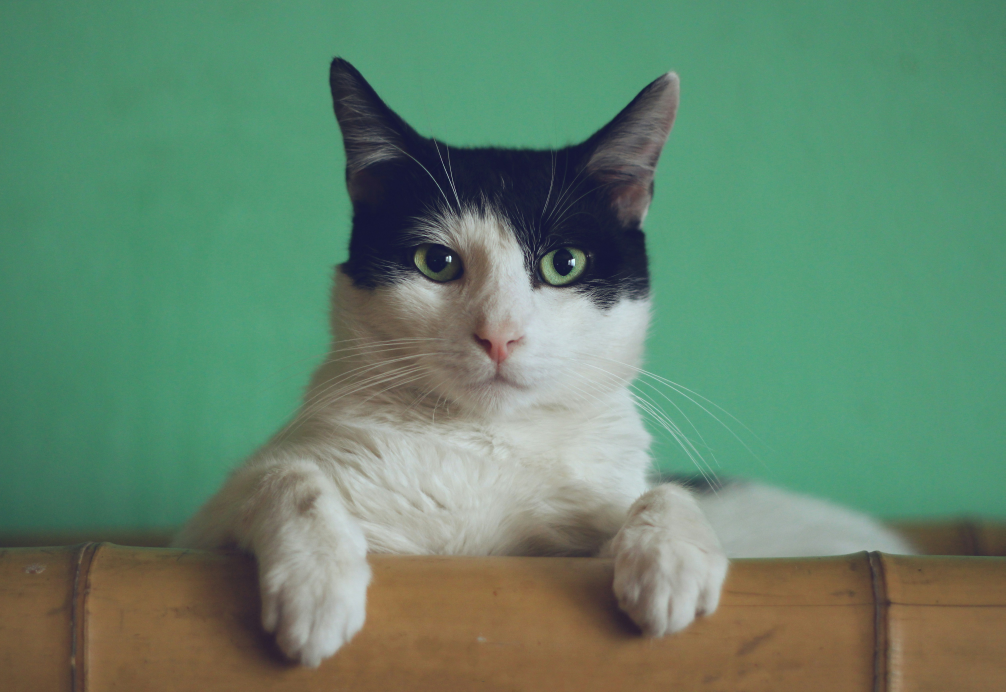
#> input picture Artifical_Intelligence/img.jpg, 5026 x 3458 px, given in place of the camera (shown at 1/5 size)
$ jupyter execute --allow-errors Lab07.ipynb   (older library calls are emulated)   (text cells are left out)
#> lines starting #> are read from the running program, lines starting #| are printed output that depends on the picture; after the words box and inside, x2 and y2 are one past the last pixel; in counts of white or black regions, pixels touching at a corner belong together
[cell 1]
import os
import sys
import time
import cv2
import numpy as np
import matplotlib.pyplot as plt
import pyautogui
import mediapipe as mp
import tensorflow as tf

print("=== Environment Verification ===")
print(f"Python Version:     {sys.version.split()[0]}")
print(f"OpenCV Version:     {cv2.__version__}")
print(f"MediaPipe Version:  {mp.__version__}")
print(f"PyAutoGUI Version:  {pyautogui.__version__}")
print(f"TensorFlow Version: {tf.__version__}")
print("All required libraries are loaded and ready!")

[cell 2]
# Create a blank black canvas (500x700 pixels, 3 color channels, uint8)
canvas = np.zeros((500, 700, 3), dtype=np.uint8)

# 1. Draw a diagonal Blue Line: cv2.line(img, pt1, pt2, color_bgr, thickness)
cv2.line(canvas, (50, 50), (350, 50), (255, 0, 0), thickness=4)

# 2. Draw a Green Rectangle: cv2.rectangle(img, pt1, pt2, color_bgr, thickness)
cv2.rectangle(canvas, (50, 90), (300, 220), (0, 255, 0), thickness=3)

# 3. Draw Circles: Red outline & Yellow filled (thickness=-1)
cv2.circle(canvas, (450, 150), 60, (0, 0, 255), thickness=3)           # Red outline
cv2.circle(canvas, (580, 150), 40, (0, 255, 255), thickness=-1)        # Yellow filled

# 4. Draw an Ellipse: cv2.ellipse(img, center, axes, angle, startAngle, endAngle, color, thickness)
cv2.ellipse(canvas, (180, 340), (100, 50), 30, 0, 360, (255, 0, 255), 2)

# 5. Add Text: cv2.putText(img, text, org, fontFace, fontScale, color, thickness)
cv2.putText(canvas, "OpenCV Drawing Basics", (50, 450),
            cv2.FONT_HERSHEY_SIMPLEX, 1.0, (255, 255, 255), 2, cv2.LINE_AA)
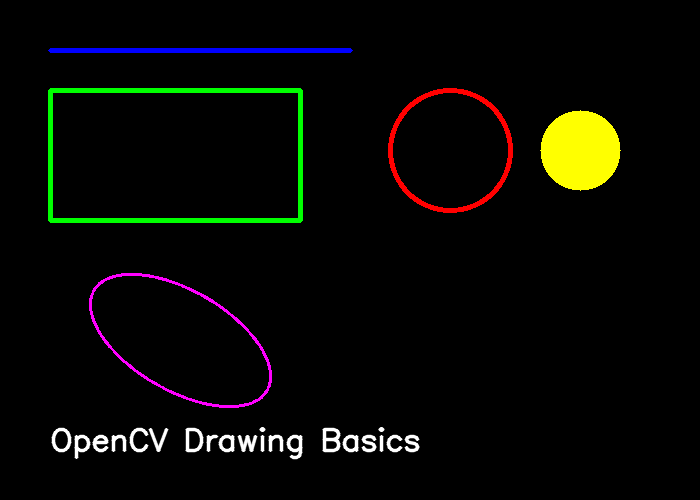
#> canvas: shape (500, 700, 3); mean of channels 0, 1, 2 4.4, 8.6, 8.3; drawn as B, G, R

# Display canvas using matplotlib (convert BGR to RGB)
plt.figure(figsize=(9, 6))
plt.imshow(cv2.cvtColor(canvas, cv2.COLOR_BGR2RGB))
plt.title("Practice 1: OpenCV Shape & Text Drawing")
plt.axis("off")
plt.show()

[cell 3]
# Generate a colorful test synthetic image with colored bands
color_sample = np.zeros((300, 600, 3), dtype=np.uint8)
color_sample[:, 0:200] = [255, 0, 0]    # Blue in BGR
color_sample[:, 200:400] = [0, 255, 0]  # Green in BGR
color_sample[:, 400:600] = [0, 0, 255]  # Red in BGR

# 1. Convert BGR to RGB
img_rgb = cv2.cvtColor(color_sample, cv2.COLOR_BGR2RGB)
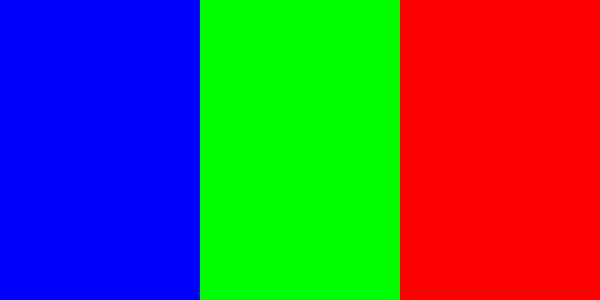
#> img_rgb: shape (300, 600, 3); mean R, G, B 85, 85, 85

# 2. Convert BGR to Grayscale
img_gray = cv2.cvtColor(color_sample, cv2.COLOR_BGR2GRAY)

# 3. Convert BGR to HSV (Hue, Saturation, Value)
img_hsv = cv2.cvtColor(color_sample, cv2.COLOR_BGR2HSV)
#> img_hsv: shape (300, 600, 3); mean H, S, V 60, 255, 255

# Display side-by-side
fig, axes = plt.subplots(1, 3, figsize=(14, 4))
axes[0].imshow(img_rgb)
axes[0].set_title("BGR converted to RGB")
axes[0].axis("off")

axes[1].imshow(img_gray, cmap='gray')
axes[1].set_title("Grayscale (Single Channel)")
axes[1].axis("off")

axes[2].imshow(img_hsv)
axes[2].set_title("HSV Color Space")
axes[2].axis("off")

plt.tight_layout()
plt.show()

[cell 4]
# Create a test pattern image with geometric contours
test_img = np.zeros((300, 500), dtype=np.uint8)
cv2.rectangle(test_img, (50, 50), (200, 250), 255, -1)
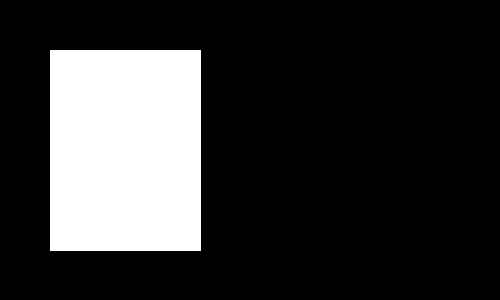
#> test_img: shape (300, 500); 20.2% white; 1 white region, box (x1, y1, x2, y2) and area: (50, 50, 201, 251) 30351
cv2.circle(test_img, (350, 150), 80, 200, -1)
cv2.putText(test_img, "EDGES", (180, 160), cv2.FONT_HERSHEY_SIMPLEX, 1.2, 50, 3)

# Apply Gaussian Blur first to smooth high-frequency noise
blurred = cv2.GaussianBlur(test_img, (5, 5), 1.4)

# Apply Canny Edge Detector: cv2.Canny(image, threshold1, threshold2)
edges_canny = cv2.Canny(blurred, threshold1=50, threshold2=150)

# Sobel gradients for comparison
sobel_x = cv2.Sobel(blurred, cv2.CV_64F, 1, 0, ksize=3)
sobel_y = cv2.Sobel(blurred, cv2.CV_64F, 0, 1, ksize=3)
sobel_combined = cv2.magnitude(sobel_x, sobel_y)
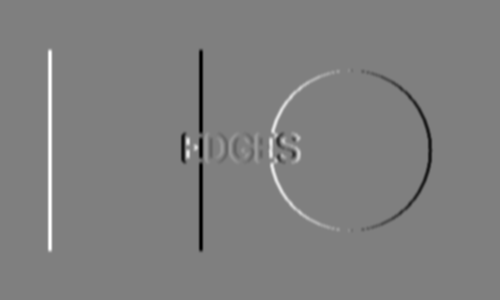
#> sobel_x: shape (300, 500) float64; min -552, max 552, mean 0; drawn with min black and max white

# Visualize
fig, axes = plt.subplots(1, 3, figsize=(14, 4))
axes[0].imshow(test_img, cmap='gray'); axes[0].set_title("Original Image"); axes[0].axis("off")
axes[1].imshow(edges_canny, cmap='gray'); axes[1].set_title("Canny Edge Detection"); axes[1].axis("off")
axes[2].imshow(sobel_combined, cmap='gray'); axes[2].set_title("Sobel Gradient Magnitude"); axes[2].axis("off")
plt.tight_layout()
plt.show()

[cell 5]
# Create clean image
base = np.zeros((300, 400), dtype=np.uint8)
for i in range(300):
    base[i, :] = int(i * 255 / 300)
cv2.circle(base, (200, 150), 70, 255, -1)
cv2.putText(base, "CLEAN", (130, 160), cv2.FONT_HERSHEY_SIMPLEX, 1.2, 0, 3)
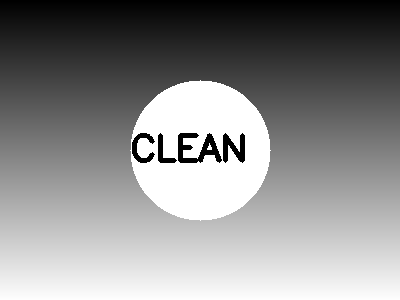
#> base: shape (300, 400); min 0, max 255, mean 139.7

# 1. Add Gaussian Noise
mean, sigma = 0, 25
gauss_noise = np.random.normal(mean, sigma, base.shape).astype(np.float32)
noisy_gauss = np.clip(base.astype(np.float32) + gauss_noise, 0, 255).astype(np.uint8)

# 2. Add Salt and Pepper Noise
noisy_sp = base.copy()
sp_ratio = 0.05
num_salt = int(sp_ratio * base.size * 0.5)
#> num_salt = 3000
coords_salt = [np.random.randint(0, i - 1, num_salt) for i in base.shape]
noisy_sp[tuple(coords_salt)] = 255
coords_pepper = [np.random.randint(0, i - 1, num_salt) for i in base.shape]
noisy_sp[tuple(coords_pepper)] = 0

# 3. Noise Reduction Filters
denoised_gaussian = cv2.GaussianBlur(noisy_gauss, (5, 5), 1.5)
denoised_median = cv2.medianBlur(noisy_sp, 5)             # Highly effective for Salt & Pepper
denoised_bilateral = cv2.bilateralFilter(noisy_gauss, 9, 75, 75) # Preserves sharp edges

# Plot results
fig, axes = plt.subplots(2, 3, figsize=(14, 8))
axes[0, 0].imshow(base, cmap='gray'); axes[0, 0].set_title("Original Clean"); axes[0, 0].axis("off")
axes[0, 1].imshow(noisy_gauss, cmap='gray'); axes[0, 1].set_title("Gaussian Noise Added"); axes[0, 1].axis("off")
axes[0, 2].imshow(noisy_sp, cmap='gray'); axes[0, 2].set_title("Salt & Pepper Noise Added"); axes[0, 2].axis("off")

axes[1, 0].imshow(denoised_gaussian, cmap='gray'); axes[1, 0].set_title("Gaussian Filtered"); axes[1, 0].axis("off")
axes[1, 1].imshow(denoised_median, cmap='gray'); axes[1, 1].set_title("Median Filtered (Clean S&P!)"); axes[1, 1].axis("off")
axes[1, 2].imshow(denoised_bilateral, cmap='gray'); axes[1, 2].set_title("Bilateral Filtered (Edges Kept)"); axes[1, 2].axis("off")
plt.tight_layout()
plt.show()
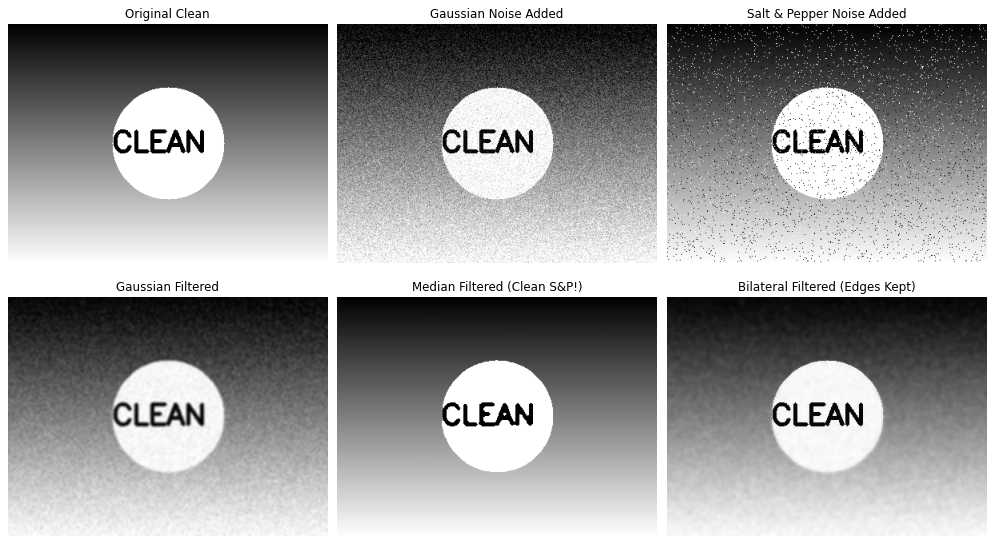
#> figure drawn by matplotlib, 6 panels

[cell 6]
import os
import urllib.request
import cv2

def get_cascade(filename):
    """
    Searches for cascade file in local directory, cv2.data, or downloads it if absent.
    """
#> called with filename = 'haarcascade_frontalface_default.xml'
    candidates = [
        filename,
        os.path.join(getattr(cv2.data, 'haarcascades', ''), filename),
        os.path.join(os.getcwd(), filename)
    ]
    for p in candidates:
        if p and os.path.exists(p) and os.path.getsize(p) > 1000:
            cascade = cv2.CascadeClassifier(p)
            if not cascade.empty():
                print(f"Loaded cascade from: {p}")
                return cascade

    # Auto-download from official OpenCV repository
    url = f"https://raw.githubusercontent.com/opencv/opencv/master/data/haarcascades/{filename}"
    print(f"Downloading {filename} from official repository...")
    urllib.request.urlretrieve(url, filename)
    cascade = cv2.CascadeClassifier(filename)
    return cascade

face_cascade = get_cascade('haarcascade_frontalface_default.xml')
eye_cascade = get_cascade('haarcascade_eye.xml')

if face_cascade.empty():
    print("Error: Failed to load face cascade.")
else:
    print("Face cascade is ready.")

cap = cv2.VideoCapture(0)
if not cap.isOpened():
    print("Warning: Could not open camera (camera index 0). Please ensure camera is connected and not used by another app.")
else:
    print("Camera opened successfully! Press 'q' in the OpenCV window to exit.")
    while True:
        ret, frame = cap.read()
#> frame is the input picture: shape (3458, 5026, 3); mean B, G, R 108, 132.8, 99.3
        if not ret:
            print("Failed to grab frame.")
            break

        # Mirror the frame horizontally
        frame = cv2.flip(frame, 1)
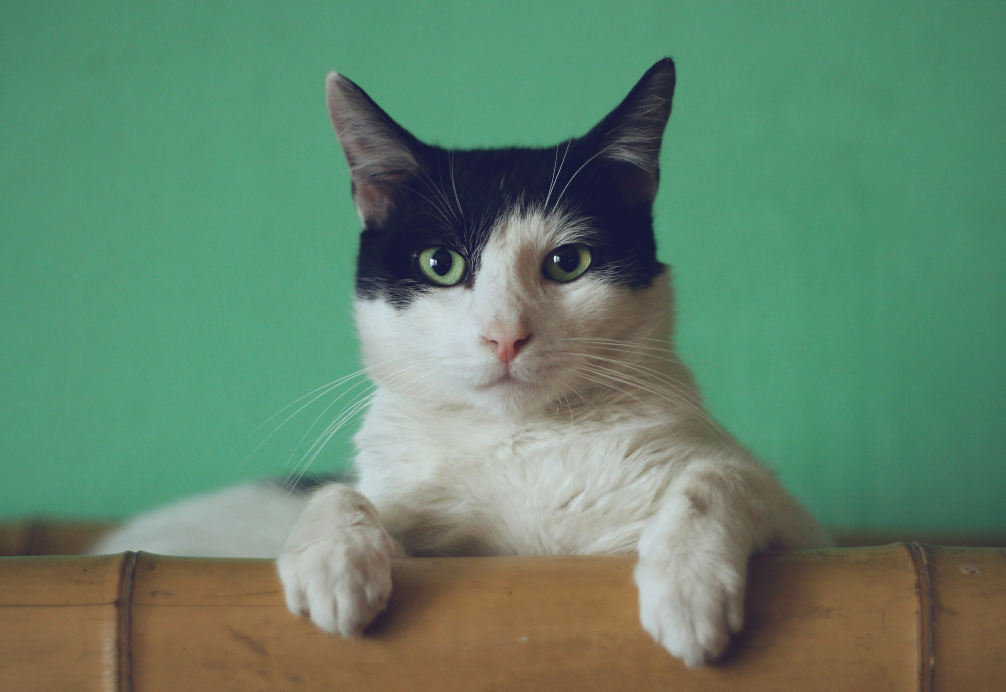
#> frame: shape (3458, 5026, 3) (shown at 1/5 size); mean B, G, R 108, 132.8, 99.3
        gray = cv2.cvtColor(frame, cv2.COLOR_BGR2GRAY)
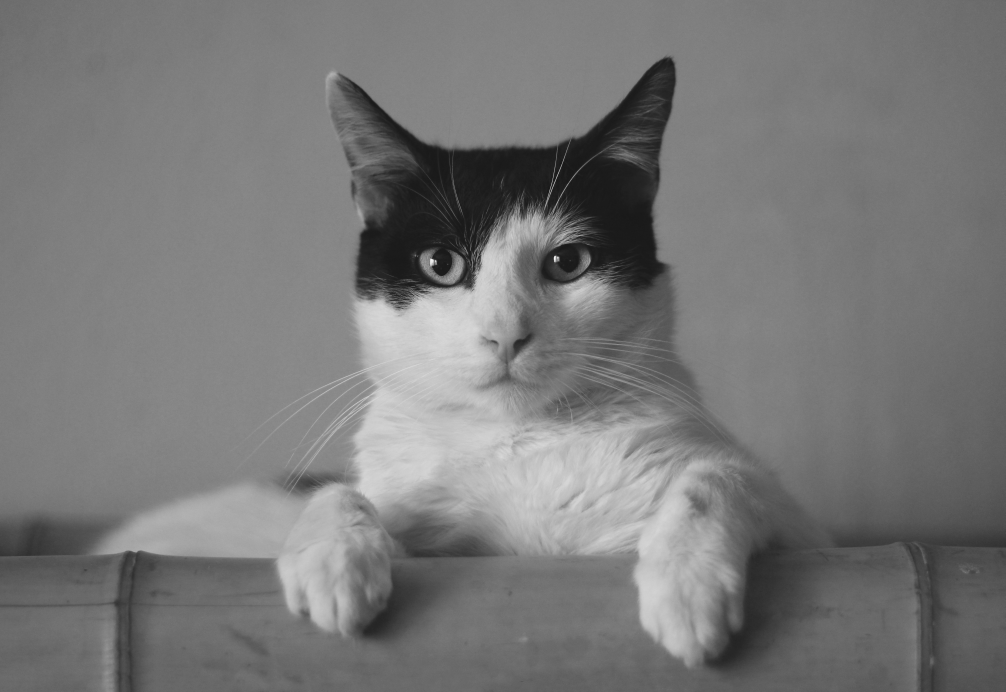
#> gray: shape (3458, 5026) (shown at 1/5 size); min 16, max 252, mean 119.9

        # Detect faces
        faces = face_cascade.detectMultiScale(gray, scaleFactor=1.2, minNeighbors=5, minSize=(40, 40))
#> faces = ()

        for (x, y, w, h) in faces:
            # Draw Face rectangle (Green)
            cv2.rectangle(frame, (x, y), (x + w, y + h), (0, 255, 0), 2)
            cv2.putText(frame, "Face", (x, y - 10), cv2.FONT_HERSHEY_SIMPLEX, 0.7, (0, 255, 0), 2)

            # Detect eyes within the face ROI
            roi_gray = gray[y:y+h, x:x+w]
            roi_color = frame[y:y+h, x:x+w]
            if not eye_cascade.empty():
                eyes = eye_cascade.detectMultiScale(roi_gray, scaleFactor=1.1, minNeighbors=10, minSize=(15, 15))
                for (ex, ey, ew, eh) in eyes:
                    center = (ex + ew // 2, ey + eh // 2)
                    radius = int(round((ew + eh) * 0.25))
                    cv2.circle(roi_color, center, radius, (255, 0, 0), 2)  # Blue circle
#> this loop made 0 passes

        # Status overlay
        cv2.putText(frame, f"Faces Detected: {len(faces)} | Press 'q' to Quit", (20, 35),
                    cv2.FONT_HERSHEY_SIMPLEX, 0.75, (0, 0, 255), 2)

        cv2.imshow("OpenCV Real-Time Face & Eye Detection", frame)
        if cv2.waitKey(1) & 0xFF == ord('q'):
#> (key q is pressed here)
            break

    cap.release()
    cv2.destroyAllWindows()
    print("Webcam closed successfully.")

[cell 7]
def convert_to_pencil_sketch(image, ksize=25):
    """
    Converts an input BGR image into an artistic pencil sketch.
    """
#> called with ksize = 25
    gray = cv2.cvtColor(image, cv2.COLOR_BGR2GRAY)
    inverted = 255 - gray
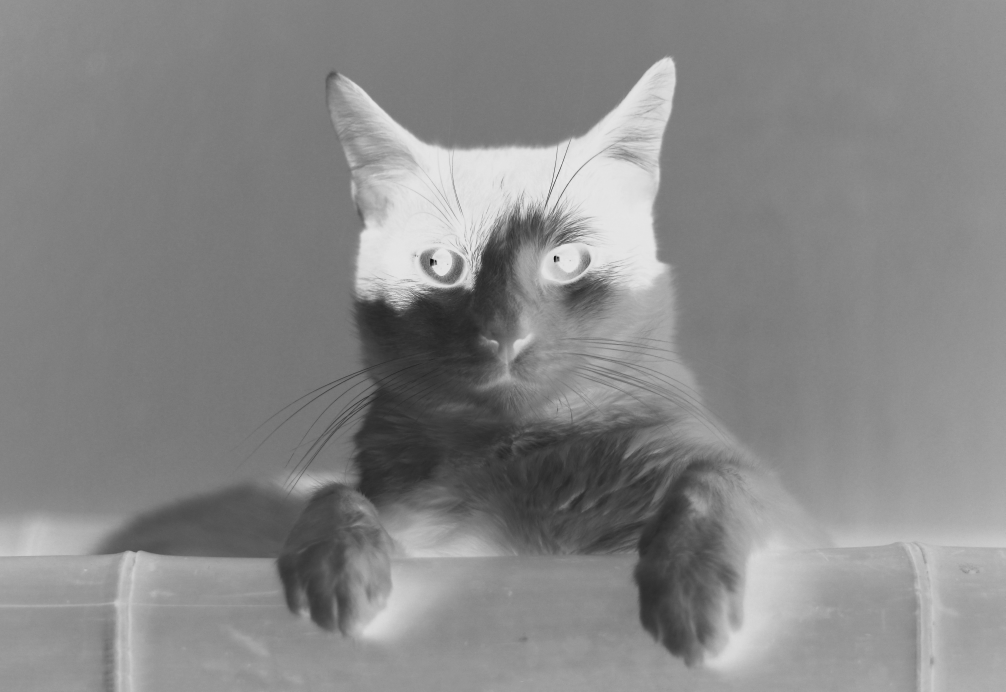
#> inverted: shape (3458, 5026) (shown at 1/5 size); min 3, max 239, mean 135.1
    ksize = ksize if ksize % 2 == 1 else ksize + 1
    blurred = cv2.GaussianBlur(inverted, (ksize, ksize), sigmaX=0, sigmaY=0)
#> blurred: shape (3458, 5026)
    sketch = cv2.divide(gray, 255 - blurred, scale=256.0)
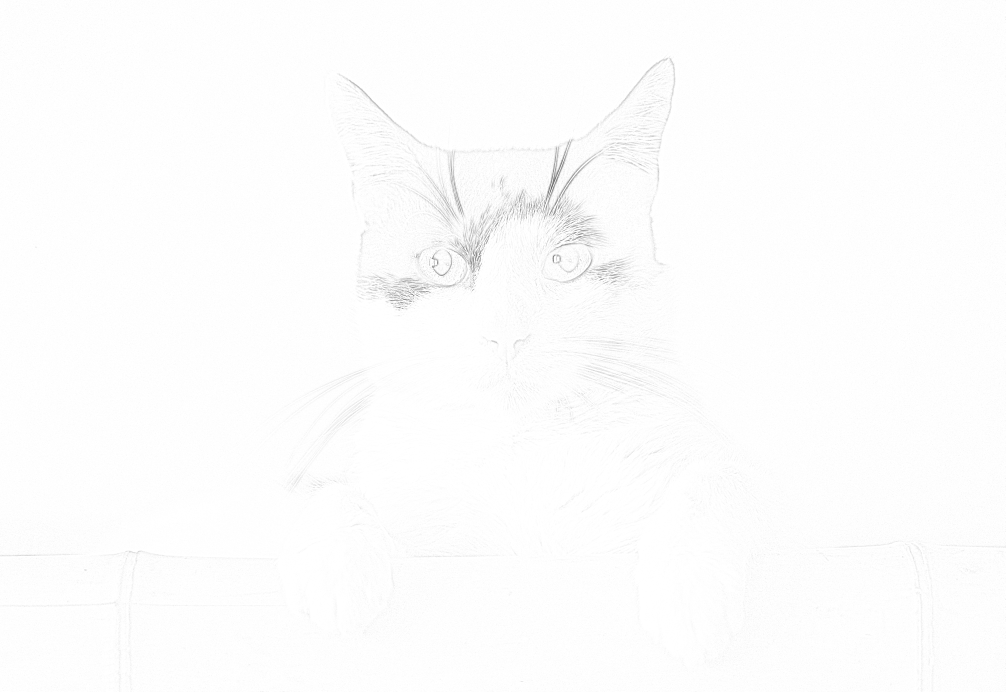
#> sketch: shape (3458, 5026) (shown at 1/5 size); min 45, max 255, mean 253
    return sketch

cap = cv2.VideoCapture(0)
if not cap.isOpened():
    print("Camera not available for live pencil sketch demo.")
else:
    print("Starting Live Pencil Sketch. Press 'q' to quit.")
    while True:
        ret, frame = cap.read()
        if not ret:
            break

        frame = cv2.flip(frame, 1)
        sketch = convert_to_pencil_sketch(frame, ksize=25)
        sketch_bgr = cv2.cvtColor(sketch, cv2.COLOR_GRAY2BGR)

        # Display original and sketch side-by-side
        combined = np.hstack((frame, sketch_bgr))
        cv2.putText(combined, "Original Webcam", (20, 40), cv2.FONT_HERSHEY_SIMPLEX, 0.8, (0, 255, 0), 2)
        cv2.putText(combined, "Pencil Sketch Effect", (frame.shape[1] + 20, 40), cv2.FONT_HERSHEY_SIMPLEX, 0.8, (0, 0, 255), 2)

        cv2.imshow("Task ii: Pencil Sketch Effect", combined)
        if cv2.waitKey(1) & 0xFF == ord('q'):
#> (key q is pressed here)
            break

    cap.release()
    cv2.destroyAllWindows()
    print("Pencil sketch demo finished.")
